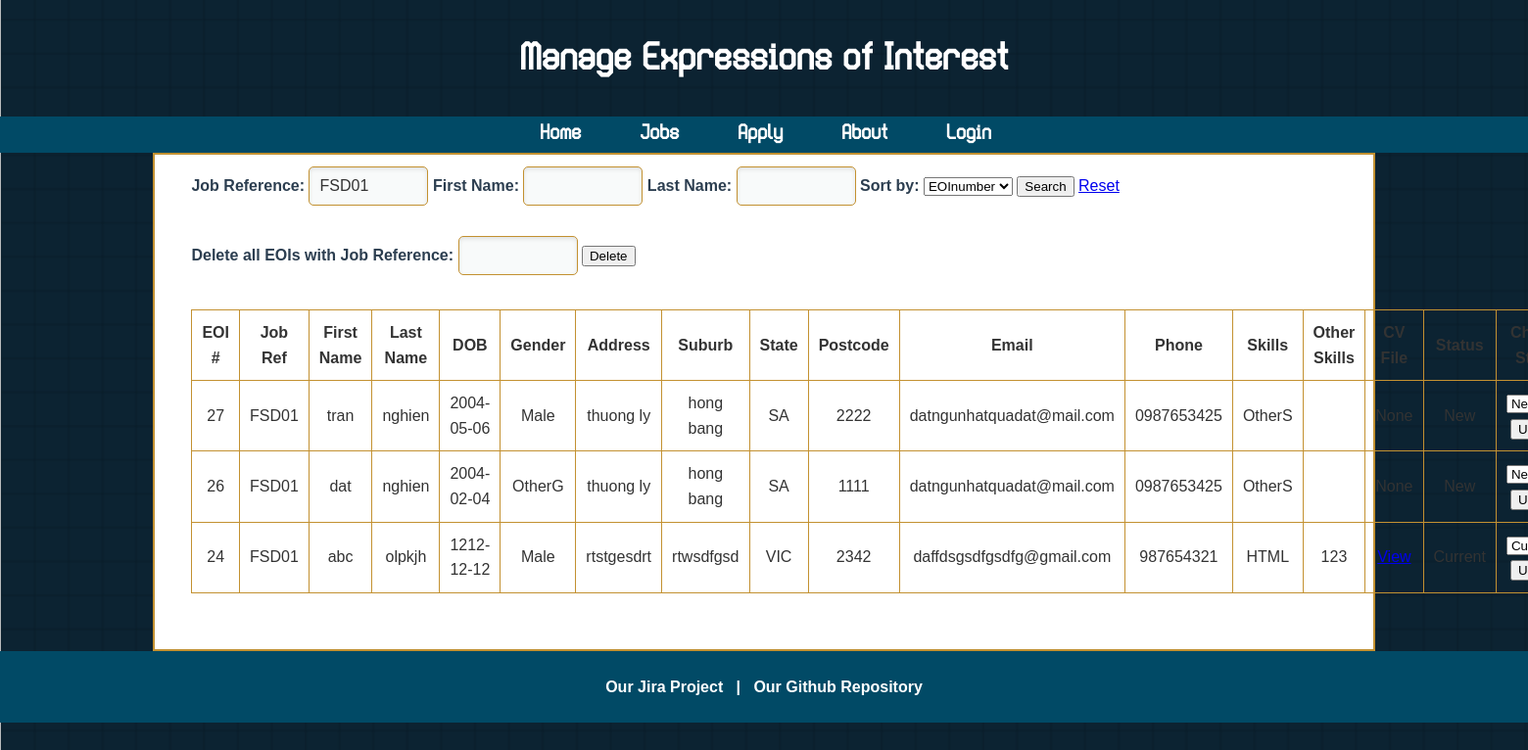
The page /manage.php?job_ref=FSD01 (signed in) on the database its author committed.
### tables this page shows
CREATE TABLE `eoi` (
  `EOInumber` int(11) NOT NULL,
  `job_ref` varchar(50) DEFAULT NULL,
  `first_name` varchar(20) DEFAULT NULL,
  `last_name` varchar(20) DEFAULT NULL,
  `dob` date DEFAULT NULL,
  `gender` varchar(10) DEFAULT NULL,
  `address` varchar(40) DEFAULT NULL,
  `suburb` varchar(40) DEFAULT NULL,
  `state` varchar(3) DEFAULT NULL,
  `postcode` varchar(4) DEFAULT NULL,
  `email` varchar(100) DEFAULT NULL,
  `phone` varchar(12) DEFAULT NULL,
  `skill1` varchar(50) DEFAULT NULL,
  `skill2` varchar(50) DEFAULT NULL,
  `skill3` varchar(50) DEFAULT NULL,
  `skill4` varchar(50) DEFAULT NULL,
  `skill5` varchar(50) DEFAULT NULL,
  `skill6` varchar(50) DEFAULT NULL,
  `skill7` varchar(50) DEFAULT NULL,
  `skill8` varchar(50) DEFAULT NULL,
  `skill9` varchar(50) DEFAULT NULL,
  `skill10` varchar(50) DEFAULT NULL,
  `cv_filename` varchar(225) DEFAULT NULL,
  `other_skills` text DEFAULT NULL,
  `status` varchar(10) DEFAULT 'New'
);

### manage.php (the view, shortened to what this page needs)
<?php
include 'settings.php';
$where = [];
if (!empty($_GET['job_ref'])) {
    $job_ref = mysqli_real_escape_string($dbconn, $_GET['job_ref']);
    $where[] = "job_ref='$job_ref'";
}
$sort_fields = ['EOInumber', 'job_ref', 'first_name', 'last_name', 'status'];
$sort = isset($_GET['sort']) && in_array($_GET['sort'], $sort_fields) ? $_GET['sort'] : 'EOInumber';
$where_sql = $where ? "WHERE " . implode(" AND ", $where) : "";
$result = mysqli_query($dbconn, "SELECT * FROM eoi $where_sql ORDER BY $sort DESC");
?>
<?php include 'header.inc'; ?>
</head>
<body>
    <header>
        <h1>Manage Expressions of Interest</h1>
    </header>
<?php include 'nav.inc'; ?>
    <main>
<section>
    <form method="get" style="margin-bottom:1em;">
    <label>Job Reference: <input type="text" name="job_ref" value="<?php echo htmlspecialchars($_GET['job_ref'] ?? ''); ?>"></label>
    <label>First Name: <input type="text" name="first_name" value="<?php echo htmlspecialchars($_GET['first_name'] ?? ''); ?>"></label>
    <label>Last Name: <input type="text" name="last_name" value="<?php echo htmlspecialchars($_GET['last_name'] ?? ''); ?>"></label>
    <label>Sort by:
        <select name="sort">
            <?php
            foreach ($sort_fields as $field) {
                $selected = (isset($_GET['sort']) && $_GET['sort'] == $field) ? 'selected' : '';
                echo "<option value=\"$field\" $selected>$field</option>";
            }
            ?>
        </select>
    </label>
    <button type="submit">Search</button>
    <a href="manage.php">Reset</a>
    </form>
    <form method="post" style="margin-bottom:1em;">
        <label>Delete all EOIs with Job Reference: <input type="text" name="delete_job_ref" required></label>
        <button type="submit" onclick="return confirm('Are you sure you want to delete all EOIs for this job reference?');">Delete</button>
    </form>
    <table>
    <tr>
        <th>EOI #</th>
        <th>Job Ref</th>
        <th>First Name</th>
        <th>Last Name</th>
        <th>DOB</th>
        <th>Gender</th>
        <th>Address</th>
        <th>Suburb</th>
        <th>State</th>
        <th>Postcode</th>
        <th>Email</th>
        <th>Phone</th>
        <th>Skills</th>
        <th>Other Skills</th>
        <th>CV File</th>
        <th>Status</th>
        <th>Change Status</th>
    </tr>
    <?php
    if ($result && mysqli_num_rows($result) > 0) {
        while ($row = mysqli_fetch_assoc($result)) {
            $skills = [];
            for ($i = 1; $i <= 10; $i++) {
                if (!empty($row["skill$i"])) $skills[] = htmlspecialchars($row["skill$i"]);
            }
            $skills_str = implode(', ', $skills);
            echo "<tr>";
            echo "<td>" . htmlspecialchars($row['EOInumber']) . "</td>";
            echo "<td>" . htmlspecialchars($row['job_ref']) . "</td>";
            echo "<td>" . htmlspecialchars($row['first_name']) . "</td>";
            echo "<td>" . htmlspecialchars($row['last_name']) . "</td>";
            echo "<td>" . htmlspecialchars($row['dob']) . "</td>";
            echo "<td>" . htmlspecialchars($row['gender']) . "</td>";
            echo "<td>" . htmlspecialchars($row['address']) . "</td>";
            echo "<td>" . htmlspecialchars($row['suburb']) . "</td>";
            echo "<td>" . htmlspecialchars($row['state']) . "</td>";
            echo "<td>" . htmlspecialchars($row['postcode']) . "</td>";
            echo "<td>" . htmlspecialchars($row['email']) . "</td>";
            echo "<td>" . htmlspecialchars($row['phone']) . "</td>";
            echo "<td>" . $skills_str . "</td>";
            echo "<td>" . htmlspecialchars($row['other_skills']) . "</td>";
            if (!empty($row['cv_filename'])) {
                $cv_url = "uploads/" . urlencode($row['cv_filename']);
                echo "<td><a href='$cv_url' target='_blank'>View</a></td>";
            } else {
                echo "<td>None</td>";
            }
            echo "<td>" . htmlspecialchars($row['status']) . "</td>";
            echo "<td>
                <form method='post' style='display:inline;'>
                    <input type='hidden' name='update_status_id' value='" . intval($row['EOInumber']) . "'>
                    <select name='update_status'>
                        <option value='New'" . ($row['status']=='New'?' selected':'') . ">New</option>
                        <option value='Current'" . ($row['status']=='Current'?' selected':'') . ">Current</option>
                        <option value='Final'" . ($row['status']=='Final'?' selected':'') . ">Final</option>
                    </select>
                    <button type='submit'>Update</button>
                </form>
            </td>";
            echo "</tr>";
        }
    } else {
        echo "<tr><td colspan='17'>No EOIs found.</td></tr>";
    }
    ?>
    </table>
    </section>
</main>
<?php include 'footer.inc'; ?>
</body>
</html>

### style/styles.css (style rules this page uses)
body { font-family: Arial, sans-serif; line-height: 1.6; margin: 0; padding: 0; background: url('../images/background.png') no-repeat center center fixed; background-size: cover; background-color: #333; color: #333; opacity: 1; }
header, footer { position: relative; background-size: cover; color: white; text-align: center; padding: 2%; margin: 0; }
header h1, header p { font-family: 'Eightgon', sans-serif; position: relative; z-index: 1; margin: 0; padding: 0; }
header h1 { font-size: 2.2rem; }
main { border-radius: 5px; padding: 0px; margin-left: 10%; margin-right: 10%; }
section { margin: 0; padding: 3%; padding-top: 1%; border: 2.5px solid #C39131; background-color: white; }
form label { font-weight: bold; margin-bottom: 5px; color: #2c3e50; }
form input[type="text"], form input[type="date"], form textarea, form input[type="file"] form select { padding: 10px; margin-bottom: 15px; max-width: 100px; border-radius: 5px; border: 1px solid #C39131; background-color: #f3f6f68e; font-size: 16px; color: #333; box-shadow: inset 0px 2px 4px rgba(0, 0, 0, 0.1); }
table { width: 100%; border-collapse: collapse; margin: 20px 0; }
table th, table td { border: 1px solid #C39131; padding: 10px; text-align: center; color: #333; }
table th { font-weight: bold; }

### rows shown on the page
eoi: EOInumber "27", job_ref "FSD01", first_name "tran", last_name "nghien", dob "2004-05-06", gender "Male", address "thuong ly", suburb "hong bang", state "SA", postcode "2222", email "datngunhatquadat@mail.com", phone "0987653425", skills_str "OtherS", cv_filename "None", status "New", update_status "New"
eoi: EOInumber "26", job_ref "FSD01", first_name "dat", last_name "nghien", dob "2004-02-04", gender "OtherG", address "thuong ly", suburb "hong bang", state "SA", postcode "1111", email "datngunhatquadat@mail.com", phone "0987653425", skills_str "OtherS", cv_filename "None", status "New", update_status "New"
eoi: EOInumber "24", job_ref "FSD01", first_name "abc", last_name "olpkjh", dob "1212-12-12", gender "Male", address "rtstgesdrt", suburb "rtwsdfgsd", state "VIC", postcode "2342", email "daffdsgsdfgsdfg@gmail.com", phone "987654321", skills_str "HTML", other_skills "123", status "Current", update_status "Current"

### other values the page prints
form field sort "EOInumber"
